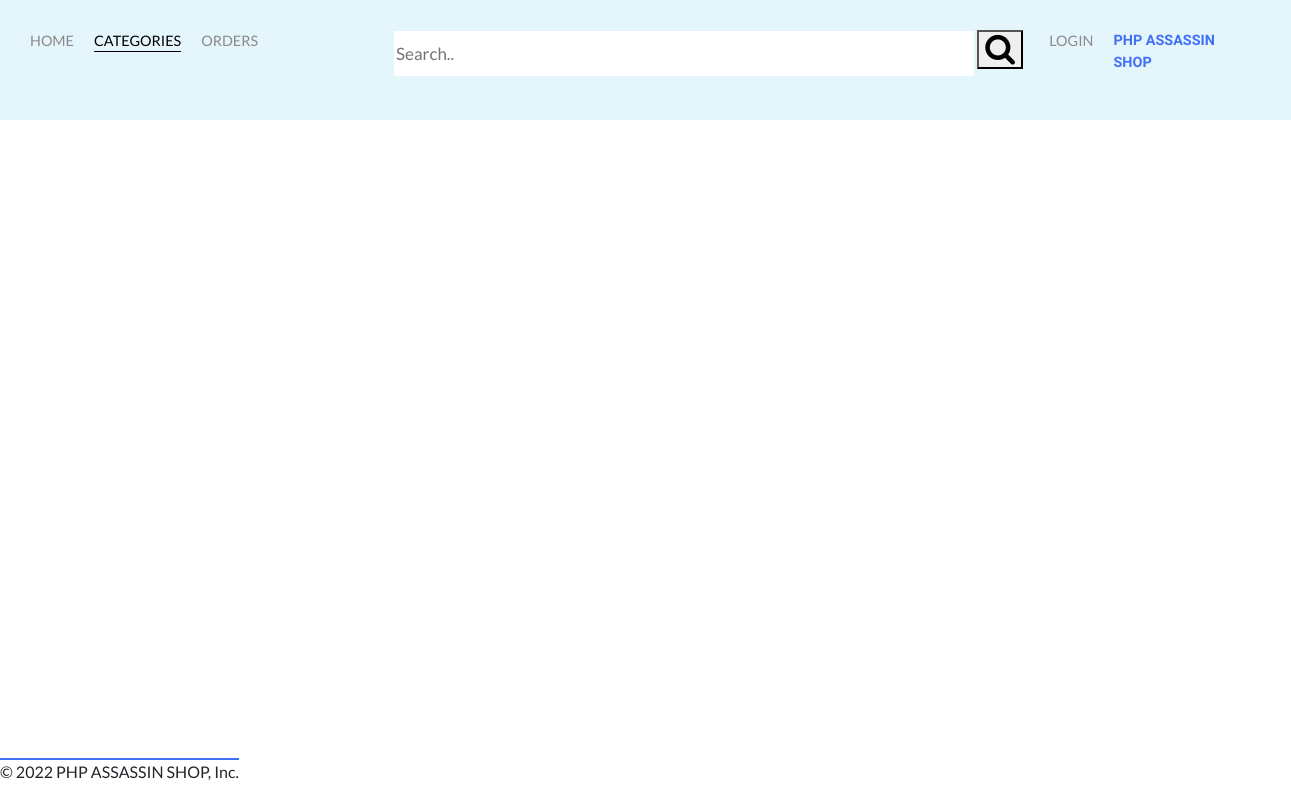
/controller/index.php?user_Action=categories, run on an earlier commit of the app's database.
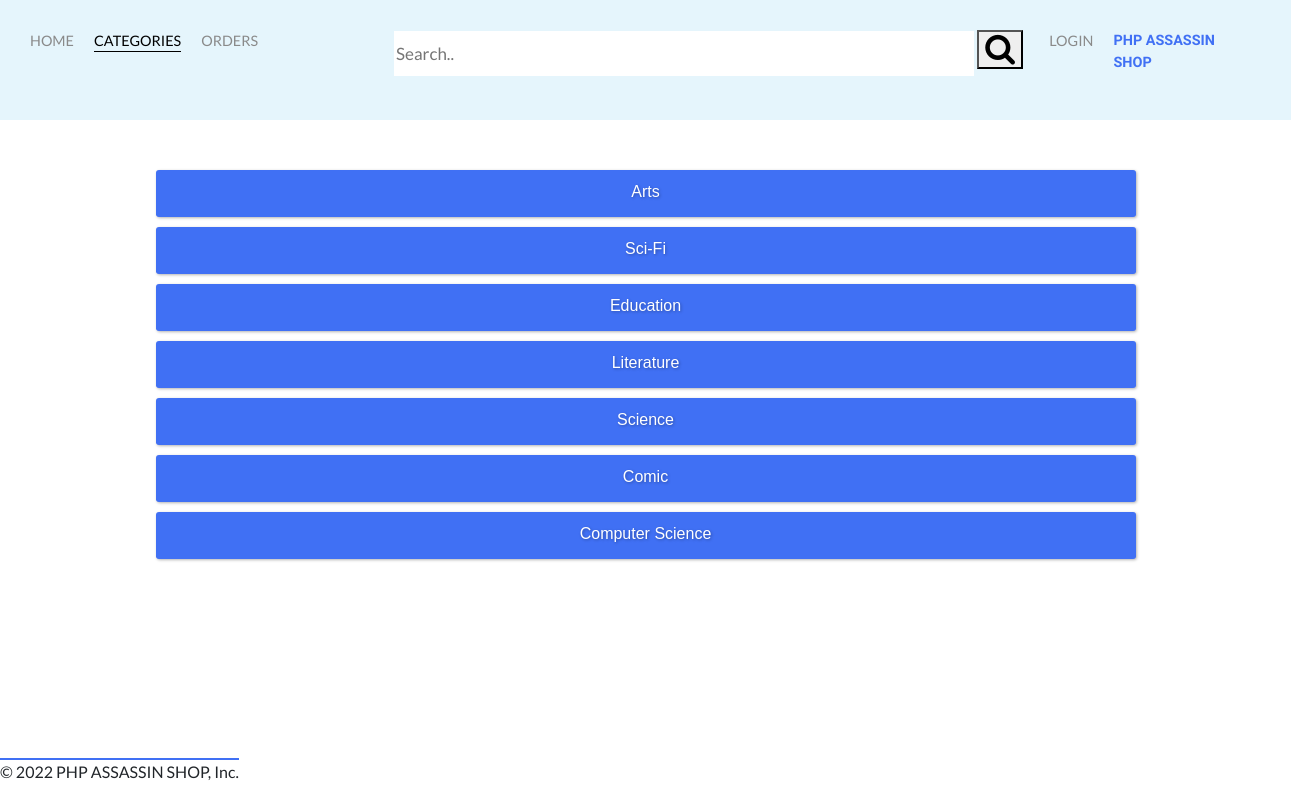
And on a later commit of the database.
### tables this page shows
CREATE TABLE genres (
 genreID       INT(11)        NOT NULL   AUTO_INCREMENT,
 genreName     VARCHAR(255)   NOT NULL,
 PRIMARY KEY (genreID)
);

### model/genre.php (called while the page is built, shortened)
<?php
require ('../model/database.php');
function select_all_genre()
{
    global $db;
    $select_query ='SELECT * FROM genres';
    $select_statement = $db->prepare($select_query);
    $select_statement->execute();
    $book_genres = $select_statement->fetchAll();
    return $book_genres;
}
?>

### view/categories.php (the view)
<?php
include('../view/header.php');
?>
<main>
  <div id = "c-border">
    <?php for($x = 0; $x < sizeof($book_genres); $x++) {?>
      <a class="button" href="../controller/index.php?user_Action=categories_result&genre=<?php echo $book_genres[$x]['genreID'];?>"><?php echo $book_genres[$x]['genreName'];?></a>
    <?php }?>
  </div>
</main>
<?php include('../view/footer.php'); ?>

### controller/index.php (shortened to what this page needs)
<?php
require("../model/order_functions.php");
require("../model/genre.php");
$user_Action = filter_input (INPUT_POST, 'user_Action');
if(isset($_GET['user_Action']))
	$user_Action = $_GET['user_Action'];
if($user_Action == 'categories')
{
    $book_genres = select_all_genre();
    include('../view/categories.php');
}
        ?>

### view/header.php (shortened to what this page needs)
<!DOCTYPE html>
<html>
<head>
    <html lang="en">
    <link rel="stylesheet" href="https://unicons.iconscout.com/release/v4.0.0/css/line.css">
    <link href="https://cdn.jsdelivr.net/npm/bootstrap@5.2.2/dist/css/bootstrap.min.css" rel="stylesheet">
    <link rel="stylesheet" href="../view/css/header_style.css"/>
    <link rel="stylesheet" href="https://cdnjs.cloudflare.com/ajax/libs/font-awesome/4.7.0/css/font-awesome.min.css">
</head>
<?php
    if(isset($_SERVER['QUERY_STRING']))
    {
        $current_query = $_SERVER['QUERY_STRING'];
        $current_page = explode("=", $current_query);
    }
?>
<div class="container1">
    <div class="nav-wrapper">
    <div class="left-side">
    <div class="nav-link-wrapper <?php if (isset($current_page)&&$current_page[1] == 'home') echo 'active-nav-link';?>">
        <a href="../controller/index.php?user_Action=home">Home </a>
    </div>
    <div class="nav-link-wrapper <?php if (isset($current_page)&&$current_page[1] == 'categories') echo 'active-nav-link';?>">
        <a href="../controller/index.php?user_Action=categories">Categories</a>
    </div>
    <div class="nav-link-wrapper <?php if (isset($current_page)&&$current_page[1] == 'orders') echo 'active-nav-link';?>">
        <a href="../controller/index.php?user_Action=orders">Orders</a>
    </div>
    </div>
    <div class="search_box">
    <div class="search-container">
        <form action="../controller/index.php" method="post">
        <input type="text" placeholder="Search.." name="keyWord">
        <button type="submit"><i class="fa fa-search fa-2x"></i></button>
        </form>
    </div></div>
    <div class="right-side">
    <?php
        $href="../controller/index.php?user_Action=login";
        $buttonName="Login";
        if (isset($_COOKIE['userName'])) {
            $value = filter_input (INPUT_COOKIE, 'userName', FILTER_VALIDATE_INT);
            if (!($value === false || $value == 0)) {
                $user = get_user($value);
                $customer = $user['userName'];
                $buttonName=$customer;
                $href="../controller/index.php?user_Action=profile";
                echo '<div class="nav-link-wrapper">
                <div class="dropdown">
                    <button class="dropbtn">',$buttonName,'</button>
                    <div class="dropdown-content">
                        <a href=',$href,'>Edit Profile</a>
                        <a href="#">Setting</a>
                        <a href="../controller/index.php?user_Action=logout">Logout</a>
                    </div>
                </div>
            </div>';
            }
        }
        else{
            $linkClass="nav-link-wrapper";
            echo '<div class="',$linkClass,'">
            <a href=',$href,'>',$buttonName,'</a>
        </div>';
        }
    ?>
    <div class="brand">
        PHP Assassin Shop
    </div>
    </div>
    </div>
<body>

### view/footer.php
   <footer style="position: fixed; bottom: 0px; border-top: 2px solid #4070f4 ;">
    <p class="copyright">
        &copy; <?php echo date('Y'); ?> PHP ASSASSIN SHOP, Inc.
    </p>
</footer>
</body>
</html>

### view/css/header_style.css (style rules this page uses)
body { font-family: "Lato", sans-serif; margin: 0px; }
.container1 { display: grid; grid-template-columns: 1fr; }
.nav-wrapper { display: flex; justify-content: space-between; padding: 30px; height: 120px; background: #e5f5fc; }
.left-side { display: flex; }
.nav-wrapper>.left-side>div { margin-right: 20px; text-transform: uppercase; font-size: 0.9rem; }
.right-side { display: flex; }
.nav-wrapper>.right-side>div { margin-right: 20px; text-transform: uppercase; font-size: 0.9rem; }
.brand { font-family: 'Bungee', "Lato", sans-serif; font-weight: bolder; color: #4070f4; }
.nav-link-wrapper { height: 22px; border-bottom: 1px solid transparent; transition: border-bottom 0.5s; }
.active-nav-link { border-bottom: 1px solid black; }
.active-nav-link a { color: black !important; }
.nav-link-wrapper a { color: #8a8a8a; text-decoration: none; transition: color 0.5s; }
a.button { padding: 10px; background: #4070f4; margin: 10px; display: block; text-align: center; color: #fff; transition: all 0.1s linear; text-decoration: none; text-shadow: 1px 1px 3px rgba(0, 0, 0, 0.3); border-radius: 3px; border-bottom: 3px solid #4070f4; box-shadow: 1px 1px 3px rgba(0, 0, 0, 0.3); }
#c-border { width: 90%; max-width: 1000px; margin: 50px auto; font-family: Calluna, Arial; }
.search_box { overflow: hidden; width: 800px; padding-left: 6em; height: 50px; }
.search_box input[type=text] { float: none; border: none; font-size: 17px; width: 580px; height: 45px; }
.search_box .search-container { float: none; }

What changed in the data, as far as the page shows it:
added genres: genreName "Arts"
added genres: genreName "Sci-Fi"
added genres: genreName "Education"
added genres: genreName "Literature"
added genres: genreName "Science"
added genres: genreName "Comic"
added genres: genreName "Computer Science"
